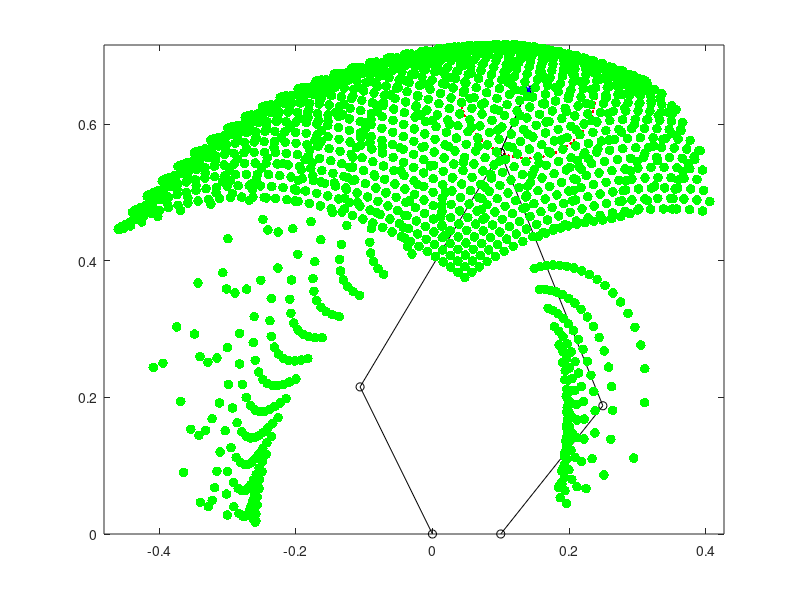

Write the MATLAB code that produced this figure. (Note: this script raises an error after producing the figure.)
L1 = 0.24; L2 = L1; L3 = 0.4; L4 = L3;
L5 = 0.1; L6 = 0.1;

% L1 = 1; L2 = L1; L3 = 2; L4 = L3;
% L5 = 2; L6 = 0.5;

x1 = 0; y1 = 0; x2 = L5; y2 = 0;

static_alpha = pi/2 + pi/4;

fprintf('\n*****Input lengths and const angle*****\nL1: %4.4f , L2: %4.4f\nL3: %4.4f , L4: %4.4f\nL5: %4.4f , L6: %4.4f\nalpha: %4.4f\n',...
    L1,L2,L3,L4,L5,L6,static_alpha)

semicircle_angles = linspace(pi,2*pi,50);

%% check manipulator workspace
x_possible = [];
y_possible = [];
min_q1 = acos(L5/(2*L1));
max_q2 = pi-min_q1;

for q1 = linspace(0,pi,50)
    if q1 <= min_q1
        max_q2 = pi-q1 - 0.0001;
    else
        max_q2 = pi;
    end
    for q2 = linspace(0,max_q2,50)       
        %fprintf('\n*****Input angles*****\nq1: %4.4f , q2: %4.4f\n', q1,q2)
        
        a = 2*L3*(L1*cos(q1) - L2*cos(q2) - L5);
        b = 2*L3*(L1*sin(q1) - L2*sin(q2));
        c = L4^2 - L3^2 - L1^2 - L2^2 - L5^2 +2*L1*L2*sin(q1)*sin(q2) + 2*L1*cos(q1)*(L2*cos(q2) + L5) - 2*L2*L5*cos(q2);
        q3 = 2*(atan((b - sqrt(a^2 + b^2 - c^2))/(a+c)));
        q4 = pi - asin( (L1*sin(q1) + L3*sin(q3) - L2*sin(q2)) / (L4) );
        
        x3 = L1*cos(q1);         y3 = L1*sin(q1);
        x4 = L5 + L2*cos(q2);    y4 = L2*sin(q2);
        xp = x3 + L3*cos(q3);    yp = y3 + L3*sin(q3);
        angle = static_alpha - pi + q4;
        x = xp + L6*cos(angle);  
        y = yp + L6*sin(angle);
        
        x_plot = [x1 x3 xp x xp x4 x2];
        y_plot = [y1 y3 yp y yp y4 y2];
        
%         delete(h);
%         h = plot(x_plot, y_plot,'k-o');
        
        if abs(norm([x1-x3,y1-y3]) - norm([x2-x4,y2-y4])) > 0.0000000000001
            %disp('Error! L1 != L2')
        elseif abs(norm([x3-xp,y3-yp]) - norm([x4-xp,y4-yp])) > 0.0000000000001
            %disp('Error! L3 != L4')
        elseif abs(norm([x1-x3,y1-y3]) - L1) > 0.0000000000001
            %disp('Error! L1 is not correct!')
        elseif abs(norm([x2-x4,y2-y4]) - L2) > 0.0000000000001
            %disp('Error! L2 is not correct!')
        elseif abs(norm([x3-xp,y3-yp]) - L3) > 0.0000000000001
            %disp('Error! L3 is not correct!')
        elseif abs(norm([x4-xp,y4-yp]) - L4) > 0.0000000000001
            %disp('Error! L4 is not correct!')
        elseif abs(norm([xp-x,yp-y]) - L6) > 0.0000000000001
            %disp('Error! L6 is not correct!')
        elseif abs(atan2(norm(cross([x3-x1, y3-y1, 0],[abs(x3-x1), abs(y1-y1), 0])),dot([x3-x1, y3-y1, 0],[abs(x3-x1), abs(y1-y1), 0])) - q1) > 0.0000000000001
            %disp('Error! q1 is not correct!')
        elseif (atan2(norm(cross([x4-x2, y4-y2, 0],[abs(x4-x2), abs(y2-y2), 0])),dot([x4-x2, y4-y2, 0],[abs(x4-x2), abs(y2-y2), 0])) - q2) > 0.0000000000001
            %disp('Error! q2 is not correct!')
        elseif (atan2(norm(cross([x-xp, y-yp, 0],[x4-xp, y4-yp, 0])),dot([x-xp, y-yp, 0],[x4-xp, y4-yp, 0])) - static_alpha) > 0.0000000000001
            %disp('Error! alpha is not correct!')
        elseif y3 < 0 || yp < 0
            %disp('Error! y is negative!')
        else
            x_possible = [x_possible, x];
            y_possible = [y_possible, y];
            %plot(x,y,'go','MarkerFaceColor', 'auto')
        end
    end
end

%% inverse kinematics to find q1 and q2
x_ref = 0.14; y_ref = 0.65;
%x_ref = 0.1; y_ref = 0.5;

fprintf('\n*****Input*****\nx_ref: %4.4f , y_ref: %4.4f\n', x_ref, y_ref)

%find all possible (xp,yp)
x_semicircle = (cos(semicircle_angles) * L6) + x_ref;
y_semicircle = (sin(semicircle_angles) * L6) + y_ref;

results_q1 = zeros(1,length(semicircle_angles));
results_q2 = zeros(1,length(semicircle_angles));
results_error = ones(1,length(semicircle_angles))*1000;

for i = 1:length(semicircle_angles)
    xp_ref = x_semicircle(i);
    yp_ref = y_semicircle(i);
    
    %fprintf('\n*****Test Input %i*****\nxp_ref: %4.4f , yp_ref: %4.4f\n', i, xp_ref, yp_ref)
    
    %try inverse kinematics with this xp & yp
    a1 = L1^2 + yp_ref^2 + (xp_ref)^2 - L3^2 + 2*(xp_ref)*L1;
    a2 = L1^2 + yp_ref^2 + (xp_ref-L5)^2 - L3^2 + 2*(xp_ref-L5)*L1;   
    b1 = -4*yp_ref*L1;
    b2 = -4*yp_ref*L1;   
    c1 = L1^2 + yp_ref^2 + (xp_ref)^2 - L3^2 - 2*(xp_ref)*L1;
    c2 = L1^2 + yp_ref^2 + (xp_ref-L5)^2 - L3^2 - 2*(xp_ref-L5)*L1;    
    z1 = ( -b1 + sqrt(b1^2 - 4*a1*c1) ) / (2*a1);
    z2 = ( -b2 - sqrt(b2^2 - 4*a2*c2) ) / (2*a2);   
    q1 = 2*atan(z1);
    q2 = 2*atan(z2);
    
    %fprintf('\n*****Output angles %i*****\nq1: %4.4f , q2: %4.4f\n', i, q1, q2)
    
    %try forward kinematics with this q1 & q2
    a = 2*L3*(L1*cos(q1) - L2*cos(q2) - L5);
    b = 2*L3*(L1*sin(q1) - L2*sin(q2));
    c = L4^2 - L3^2 - L1^2 - L2^2 - L5^2 +2*L1*L2*sin(q1)*sin(q2) + 2*L1*cos(q1)*(L2*cos(q2) + L5) - 2*L2*L5*cos(q2);
    q3 = 2*(atan((b - sqrt(a^2 + b^2 - c^2))/(a+c)));
    q4 = pi - asin( (L1*sin(q1) + L3*sin(q3) - L2*sin(q2)) / (L4) );
    
    x3 = L1*cos(q1);         y3 = L1*sin(q1);
    x4 = L5 + L2*cos(q2);    y4 = L2*sin(q2);
    xp = x3 + L3*cos(q3);    yp = y3 + L3*sin(q3);
    angle = static_alpha - pi + q4;
    x = xp + L6*cos(angle); 
    y = yp + L6*sin(angle);
    
    %fprintf('\n*****Output coords %i*****\nx3: %4.4f , y3: %4.4f\nx4: %4.4f , y4: %4.4f\nxp: %4.4f , yp: %4.4f\nx: %4.4f , y: %4.4f\n',...
    %i,x3,y3,x4,y4,xp,yp,x,y);
    
    if abs(norm([x1-x3,y1-y3]) - norm([x2-x4,y2-y4])) > 0.0000000000001
        disp('Error! L1 != L2')
    elseif abs(norm([x3-xp,y3-yp]) - norm([x4-xp,y4-yp])) > 0.0000000000001
        disp('Error! L3 != L4')
    elseif abs(norm([x1-x3,y1-y3]) - L1) > 0.0000000000001
        disp('Error! L1 is not correct!')
    elseif abs(norm([x2-x4,y2-y4]) - L2) > 0.0000000000001
        disp('Error! L2 is not correct!')
    elseif abs(norm([x3-xp,y3-yp]) - L3) > 0.0000000000001
        disp('Error! L3 is not correct!')
    elseif abs(norm([x4-xp,y4-yp]) - L4) > 0.0000000000001
        disp('Error! L4 is not correct!')
    elseif abs(norm([xp-x,yp-y]) - L6) > 0.0000000000001
        disp('Error! L6 is not correct!')
    elseif abs(atan2(norm(cross([x3-x1, y3-y1, 0],[abs(x3-x1), abs(y1-y1), 0])),dot([x3-x1, y3-y1, 0],[abs(x3-x1), abs(y1-y1), 0])) - q1) > 0.0000000000001
        disp('Error! q1 is not correct!')
    elseif abs(atan2(norm(cross([x4-x2, y4-y2, 0],[abs(x4-x2), abs(y2-y2), 0])),dot([x4-x2, y4-y2, 0],[abs(x4-x2), abs(y2-y2), 0])) - q2) > 0.0000000000001
        disp('Error! q2 is not correct!')
    elseif abs(atan2(norm(cross([x-xp, y-yp, 0],[x4-xp, y4-yp, 0])),dot([x-xp, y-yp, 0],[x4-xp, y4-yp, 0])) - static_alpha) > 0.0000000000001
        disp('Error! alpha is not correct!')
    else
        results_q1(i) = q1;
        results_q2(i) = q2;
        results_error(i) = sqrt((x-x_ref)^2+(y-y_ref)^2);
    end
end

% Find min error result
min_val = 0;
min_idx = 0;
[min_val,min_idx] = min(results_error)
%min_idx
fprintf('\n*****Output angles and error*****\nq1: %4.4f , q2: %4.4f, error: %4.4f\n',...
    results_q1(min_idx),results_q2(min_idx),results_error(min_idx));

f8=figure(8); clf(f8);
plot(x_semicircle,y_semicircle,'r.')
hold on
plot(x_ref,y_ref,'bx','MarkerSize',6, 'LineWidth', 2)
axis equal

if results_error(min_idx) == 1000
    close all;
    fprintf('\n!!!!!!!!!! No Possible Solution Found !!!!!!!!!!\n');
else
    % Plot final result
    q1 = results_q1(min_idx);
    q2 = results_q2(min_idx);
    %do forward kinematics with final q1 & q2
    a = 2*L3*(L1*cos(q1) - L2*cos(q2) - L5);
    b = 2*L3*(L1*sin(q1) - L2*sin(q2));
    c = L4^2 - L3^2 - L1^2 - L2^2 - L5^2 +2*L1*L2*sin(q1)*sin(q2) + 2*L1*cos(q1)*(L2*cos(q2) + L5) - 2*L2*L5*cos(q2);
    q3 = 2*(atan((b - sqrt(a^2 + b^2 - c^2))/(a+c)));
    q4 = pi - asin( (L1*sin(q1) + L3*sin(q3) - L2*sin(q2)) / (L4) );
    
    x3 = L1*cos(q1);         y3 = L1*sin(q1);
    x4 = L5 + L2*cos(q2);    y4 = L2*sin(q2);
    xp = x3 + L3*cos(q3);    yp = y3 + L3*sin(q3);
    angle = static_alpha - pi + q4;
    x = xp + L6*cos(angle);  y = yp + L6*sin(angle);
    
    x_plot = [x1 x3 xp x xp x4 x2];
    y_plot = [y1 y3 yp y yp y4 y2];
    
    plot(x_plot, y_plot,'k-o')
    fprintf('\n*****Output coords*****\nx3: %4.4f , y3: %4.4f\nx4: %4.4f , y4: %4.4f\nxp: %4.4f , yp: %4.4f\nx: %4.4f , y: %4.4f\n',...
        x3,y3,x4,y4,xp,yp,x,y);
    
    if abs(norm([x1-x3,y1-y3]) - norm([x2-x4,y2-y4])) > 0.0000000000001
        disp('Error! L1 != L2')
    elseif abs(norm([x3-xp,y3-yp]) - norm([x4-xp,y4-yp])) > 0.0000000000001
        disp('Error! L3 != L4')
    elseif abs(norm([x1-x3,y1-y3]) - L1) > 0.0000000000001
        disp('Error! L1 is not correct!')
    elseif abs(norm([x2-x4,y2-y4]) - L2) > 0.0000000000001
        disp('Error! L2 is not correct!')
    elseif abs(norm([x3-xp,y3-yp]) - L3) > 0.0000000000001
        disp('Error! L3 is not correct!')
    elseif abs(norm([x4-xp,y4-yp]) - L4) > 0.0000000000001
        disp('Error! L4 is not correct!')
    elseif abs(norm([xp-x,yp-y]) - L6) > 0.0000000000001
        disp('Error! L6 is not correct!')
    elseif abs(atan2(norm(cross([x3-x1, y3-y1, 0],[abs(x3-x1), abs(y1-y1), 0])),dot([x3-x1, y3-y1, 0],[abs(x3-x1), abs(y1-y1), 0])) - q1) > 0.0000000000001
        disp('Error! q1 is not correct!')
    elseif (atan2(norm(cross([x4-x2, y4-y2, 0],[abs(x4-x2), abs(y2-y2), 0])),dot([x4-x2, y4-y2, 0],[abs(x4-x2), abs(y2-y2), 0])) - q2) > 0.0000000000001
        disp('Error! q2 is not correct!')
    elseif (atan2(norm(cross([x-xp, y-yp, 0],[x4-xp, y4-yp, 0])),dot([x-xp, y-yp, 0],[x4-xp, y4-yp, 0])) - static_alpha) > 0.0000000000001
        disp('Error! alpha is not correct!')
    end
end

h = scatter(x_possible,y_possible,50,'g','filled');
alpha(h,0.3);
grid on; grid minor;

hold off